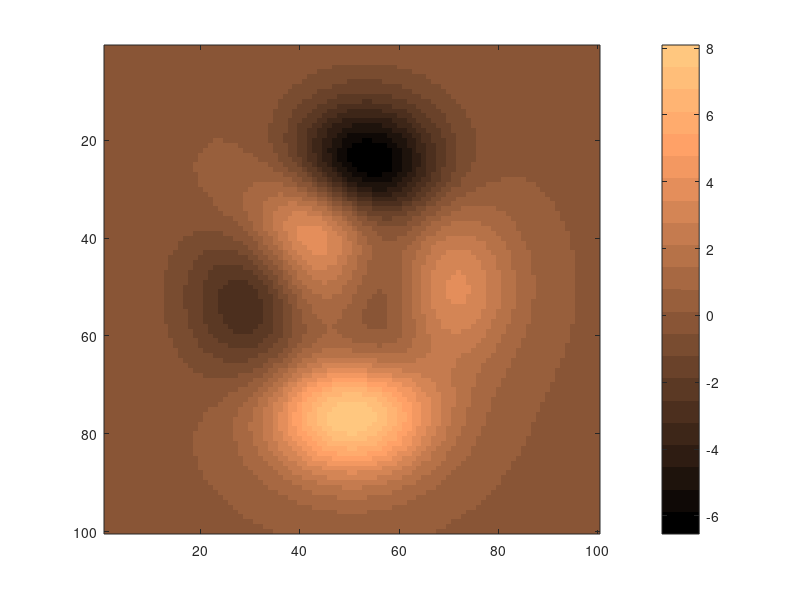

MATLAB code for this plot: (Note: this script raises an error after producing the figure.)
clc; clear; close all;

% Create a figure
figure;

% Generate a dummy image to apply colormap
imagesc(peaks(100)); % Example data
colormap(copper(22));    % Set colormap to 'copper'
colorbar_handle = colorbar; % Create colorbar

% Set the colorbar ticks from 10 to 73 with a step of 3
tick_values = 10:3:73;
colorbar_handle.Ticks = linspace(min(caxis), max(caxis), numel(tick_values));
colorbar_handle.TickLabels = arrayfun(@num2str, tick_values, 'UniformOutput', false);

% Label the colorbar
ylabel(colorbar_handle, 'Intensity');

% Set title
title('Copper Colormap with Custom Ticks');
